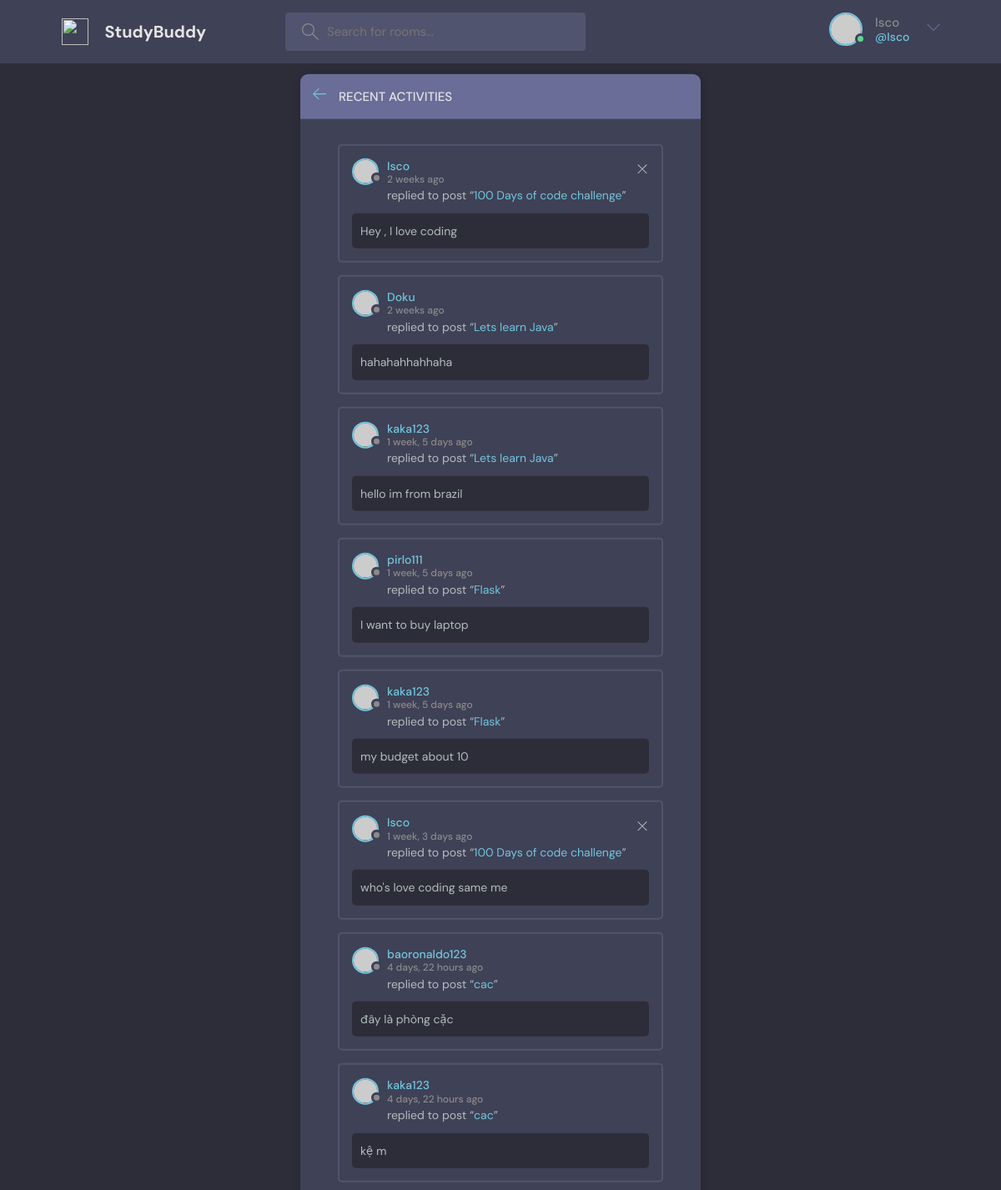
/activities/ (signed in), run on the app's committed database.
### base/models.py (models this page shows, shortened)
class Message(models.Model):
    user = models.ForeignKey(User,on_delete = models.CASCADE)
    room = models.ForeignKey(Room,on_delete = models.CASCADE)
    body = models.TextField()
    updated_date = models.DateTimeField(auto_now = True)
    created_date = models.DateTimeField(auto_now_add = True)

class Room(models.Model):
    host = models.ForeignKey(User, on_delete = models.SET_NULL,null = True)
    topic = models.ForeignKey(Topic, on_delete = models.SET_NULL,null = True)
    name = models.CharField(max_length = 200)
    description = models.TextField(null = True , blank = True)
    participants = models.ManyToManyField(
        User , related_name='participants',blank = True)
    updated_date = models.DateTimeField(auto_now = True)
    created_date = models.DateTimeField(auto_now_add = True)
    def __str__(self):
        return self.name

### base/views.py (the view)
# urls.py: path('activities/',views.activitiesPage,name = "activities"),
def activitiesPage(request):
    room_messages = Message.objects.all()
    return render(request, 'base/activity.html',{'room_messages' : room_messages})

### base/templates/base/activity.html
{% extends "main.html" %}
  {% block content %}
    <main class="layout">
      <div class="container">
        <div class="layout__box">
          <div class="layout__boxHeader">
            <div class="layout__boxTitle">
              <a href="{% url 'home' %}">
                <svg version="1.1" xmlns="http://www.w3.org/2000/svg" width="32" height="32" viewBox="0 0 32 32">
                  <title>arrow-left</title>
                  <path
                    d="M13.723 2.286l-13.723 13.714 13.719 13.714 1.616-1.611-10.96-10.96h27.625v-2.286h-27.625l10.965-10.965-1.616-1.607z"
                  ></path>
                </svg>
              </a>
              <h3>Recent Activities</h3>
            </div>
          </div>
          <div class="activities-page layout__body">
            {% for messange in room_messages%}
            <div class="activities__box">
              <div class="activities__boxHeader roomListRoom__header">
                <a href="{% url 'user-profile' messange.user.id %}" class="roomListRoom__author">
                  <div class="avatar avatar--small">
                    <img src="https://randomuser.me/api/portraits/women/11.jpg" />
                  </div>
                  <p>
                    {{messange.user}}
                    <span>{{messange.created_date|timesince}} ago </span>
                  </p>
                </a>
                {% if request.user == messange.user %}
                <div class="roomListRoom__actions">
                  <a href="{% url 'delete-messange' messange.id %}">
                    <svg version="1.1" xmlns="http://www.w3.org/2000/svg" width="32" height="32" viewBox="0 0 32 32">
                      <title>remove</title>
                      <path
                        d="M27.314 6.019l-1.333-1.333-9.98 9.981-9.981-9.981-1.333 1.333 9.981 9.981-9.981 9.98 1.333 1.333 9.981-9.98 9.98 9.98 1.333-1.333-9.98-9.98 9.98-9.981z"
                      ></path>
                    </svg>
                  </a>
                </div>
                {% endif %}
              </div>
              <div class="activities__boxContent">
                <p>replied to post “<a href="{% url 'room' messange.room.id %}">{{ messange.room }}</a>”</p>
                <div class="activities__boxRoomContent">
                 {{ messange.body }}
                </div>
              </div>
            </div>
            {% endfor %}
          </div>
        </div>
      </div>
    </main>
   {% endblock content %}

### templates/navbar.html (shortened to what this page needs)
{% load static %}
<header class="header header--loggedIn">
    <div class="container">
      <a href="{% url 'home' %}" class="header__logo">
        <img src="{% static 'images/logo.svg' %}" />
        <h1>StudyBuddy</h1>
      </a>
      <form class="header__search" method = "GET" action="{% url 'home' %}">
        <label>
          <input name = "q"   placeholder="Search for rooms..." />
        </label>
      </form>
      <nav class="header__menu">
        {% if request.user.is_authenticated %}
        <div class="header__user">
          <a href="{% url 'update-user' %}">
            <div class="avatar avatar--medium active">
              <img src="https://randomuser.me/api/portraits/men/37.jpg" />
            </div>
            <p>{{request.user.username}} <span>@{{request.user.username}}</span></p>
          </a>
          <button class="dropdown-button">
            <svg version="1.1" xmlns="http://www.w3.org/2000/svg" width="32" height="32" viewBox="0 0 32 32">
              <title>chevron-down</title>
              <path d="M16 21l-13-13h-3l16 16 16-16h-3l-13 13z"></path>
            </svg>
          </button>
        </div>
        {% endif %}
      </nav>
    </div>
  </header>

### data on the page
Message: user "Isco", created_date "2 weeks", room "100 Days of code challenge", body "Hey , I love coding"
Message: user "Doku", created_date "2 weeks", room "Lets learn Java", body "hahahahhahhaha"
Message: user "kaka123", created_date "1 week, 5 days", room "Lets learn Java", body "hello im from brazil"
Message: user "pirlo111", created_date "1 week, 5 days", room "Flask", body "I want to buy laptop"
Message: user "kaka123", created_date "1 week, 5 days", room "Flask", body "my budget about 10"
Message: user "Isco", created_date "1 week, 3 days", room "100 Days of code challenge", body "who's love coding same me"
Message: user "baoronaldo123", created_date "4 days, 22 hours", room "cac", body "đây là phòng cặc"
Message: user "kaka123", created_date "4 days, 22 hours", room "cac", body "kệ m"

### other printed values
{{ request.user.username }} "Isco"
